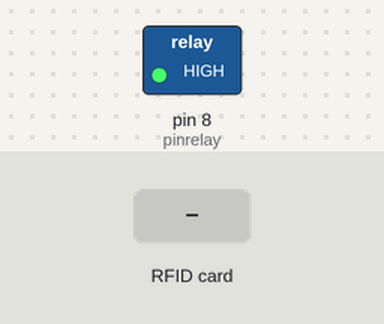
This sketch was run on a simulated Arduino Uno, built with avr-gcc and run on an emulated ATmega328P. On the bench: switched loads named in the sketch (green lamp = pin HIGH). Inputs (shaded band) come from the test bench. Pins used as bus, display or sensor lines are not drawn.

Above: at 1.2 s.
1.3 s: RFID card 04 2D 5D 7A 79 61 80 held to the reader
At 1.7 s:
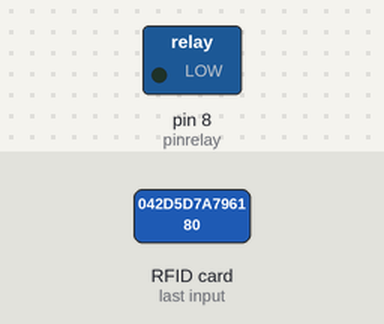
Timing chart, 0 to 10.8 s (numbered marks = the images above; inputs shaded):
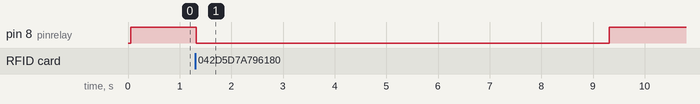

Measured:
- after the input at 1.3 s, pin 8 (pinrelay): HIGH → LOW at once, → HIGH 8.0 s later

The sketch:

Smart_door_lock.ino
```cpp
//Smart Door Lock By AJTekno
#include <LiquidCrystal.h>
LiquidCrystal lcd (7, 6, 5, 4, 3, 2);
#include <SPI.h>
#include <MFRC522.h>

//inisialisasi pin pada RFID
const int PIN_RST = 9;
const int PIN_SS  = 10;

String uidTag = "";
const int pinrelay = 8;

// Pembuatan objek MFRC522
MFRC522 mfrc(PIN_SS, PIN_RST);

void setup() {
  Serial.begin(9600);
  SPI.begin();
  mfrc.PCD_Init();

  pinMode (pinrelay, OUTPUT);

  // Cek versi software MFRC555
  byte versi = mfrc.PCD_ReadRegister(mfrc.VersionReg);
  if (versi == 0x00 || versi == 0xFF) {
    lcd.begin(16, 2);
    lcd.setCursor (0,0);
    lcd.print("Modul tidak ada!");
    while (true);
  }
}

void loop() {
  lcd.setCursor (0,0);
  lcd.print(" Tempelkan Tag! ");
  digitalWrite (pinrelay, HIGH
  );
  // Cek untuk kartu yang baru disisipkan
  if (!mfrc.PICC_IsNewCardPresent())
    return;

  // Jika nomor tag tidak diperoleh
  if (!mfrc.PICC_ReadCardSerial())
    return;

  // Peroleh UID pada tag
  uidTag = "";
  for (byte j = 0; j < mfrc.uid.size; j++) {
    char teks[3];
    sprintf(teks, "%02X", mfrc.uid.uidByte[j]);
    uidTag += teks;
  }
//  Serial.println(" UID : ");
//  Serial.println(uidTag);
  //jika tag RFID sesuai dengan yang terdaftar
  if  (uidTag.substring(0) == "042D5D7A796180"){
  digitalWrite (pinrelay, LOW);
  lcd.setCursor (0,0);
  lcd.print("ID:");
  lcd.print(uidTag);
  delay (1000);
  lcd.setCursor (0,1);
  lcd.print(" Selamat Datang ");
  delay (2000);
  lcd.setCursor (1,0);
  lcd.print ("   Hamdandih   ");
  delay (5000);
  }
   else if  (uidTag.substring(0) == "431B931D"){
  digitalWrite (pinrelay, LOW);
//  lcd.clear();
  lcd.setCursor (0,0);
  lcd.print("ID:");
  lcd.print(uidTag);
  delay (1000);
  lcd.setCursor (0,1);
  lcd.print(" Selamat Datang ");
  delay (1000);
  lcd.setCursor (0,1);
  lcd.print ("   Admin       ");
  delay (5000);
  }

//ketika tag RFID tidak sesuai dengan data
  else {
  lcd.clear();
  lcd.setCursor (1,1);
  lcd.print("Akses ditolak !!");
  delay (2000);
  }

  // Ubah status kartu ACTIVE ke status HALT
  mfrc.PICC_HaltA();
}
```
